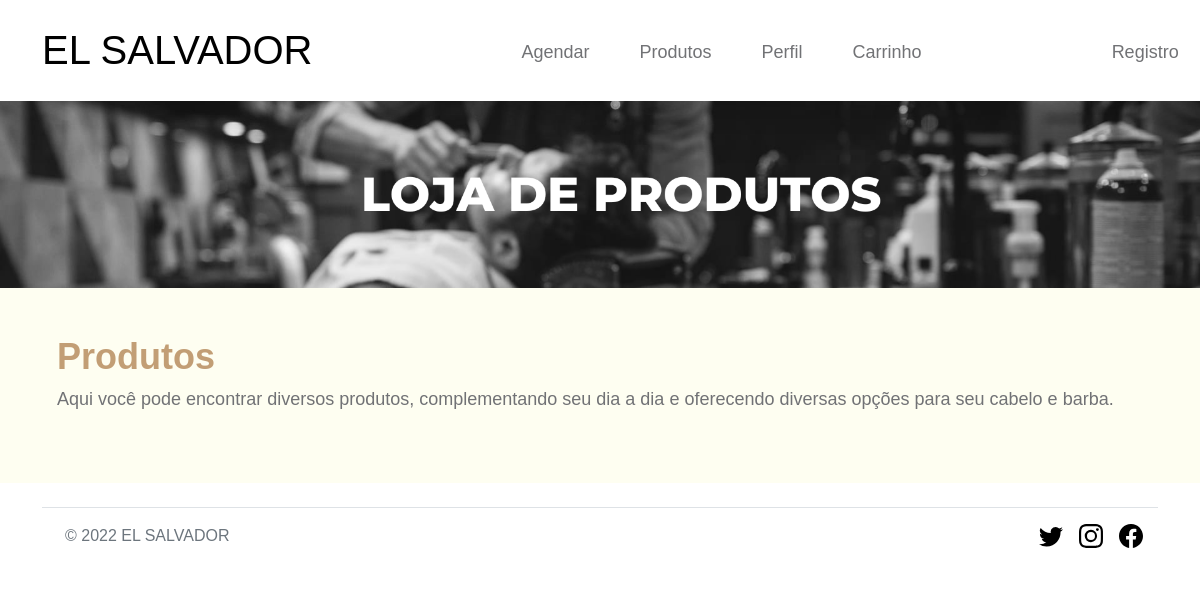
Before: /produtos/produtos.php with the older database file.
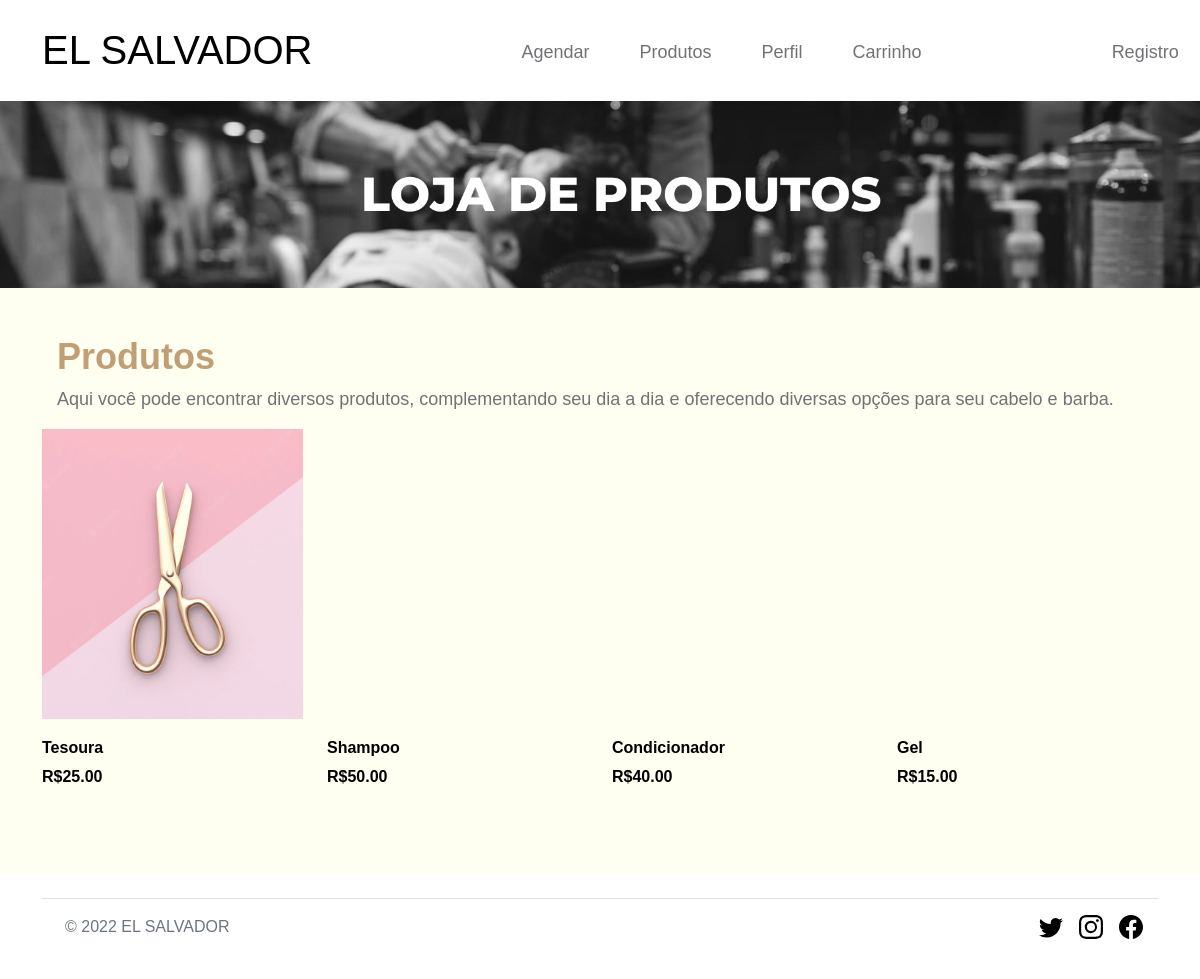
After: the same page with the newer database file.
### tables this page shows
CREATE TABLE `products` (
  `id` int(10) NOT NULL AUTO_INCREMENT,
  `name` varchar(250) NOT NULL,
  `code` varchar(100) NOT NULL,
  `price` double(9,2) NOT NULL,
  `image` varchar(250) NOT NULL,
  PRIMARY KEY (`id`),
  UNIQUE KEY `code` (`code`)
);

### produtos/produtos.php (the view, shortened to what this page needs)
<!doctype html>
<html>
    <head>
	<?php include_once('../includes/head.php');
	$con = mysqli_connect("localhost","root","","barbearia_dev");
	?>
    </head>
    <body>
    <?php include_once('../includes/navbar.php'); ?>
    <section class="section-products sb-bg-custom">
	<picture class="image" alt="Imagem sessao 1">
        <img class="banner"
            src="/elsalvador/assets/images/produtos.png"
            alt="Agende seu serviço"
        />
    </picture>
		<div class="container">
				<div class="informacoes">
						<div class="col-md-8 col-lg-6">
								<div>
								<h3 class="sb-txt-secondary sb-w-700 mt-5">
                                Produtos
                            </h3>
							<i class="fa-solid fa-bag-shopping"></i><p style="white-space: nowrap;">Aqui você pode encontrar diversos produtos, complementando seu dia a dia e oferecendo diversas opções para seu cabelo e barba.
										</p>
								</div>
						</div>
				</div>
				<div class="row">
<?php
$result = mysqli_query($con,"SELECT * FROM `products`");
while($row = mysqli_fetch_assoc($result)){
		echo '<div class="col-md-6 col-lg-4 col-xl-3">
		<div id="product-',$row["id"],'" class="single-product">
		<form method="post" action="">
		<input type="hidden" name="code" value="',$row["code"],'" />
				<div class="part-1">
						<ul>
								<li>
								<button style="background-color: white; border: 0px solid #E8E8E8;" type="submit">
								<i class="fas fa-shopping-cart"></i>
								</button>
								</form>
								</li>
						</ul>
				</div>
				<div class="part-2">
						<h3 class="product-title">',$row["name"],'</h3>
						<h4 class="product-price">R$',$row["price"],'</h4>
				</div>
		</div>
</div>';
        }
?>
				</div>
		</div>
</section>
<?php include_once('../includes/footer.php'); ?>
</body>
</html>

### includes/head.php (shortened to what this page needs)
<?php echo '
        <meta charset="utf-8">
        <meta name="viewport" content="width=device-width, initial-scale=1">
        <meta name="description" content="">
        <meta name="author" content="">
        <link rel="stylesheet" href="https://stackpath.bootstrapcdn.com/bootstrap/4.3.1/css/bootstrap.min.css">
        <link href="/elsalvador/css/bootstrap.min.css" rel="stylesheet">
        <link href="https://use.fontawesome.com/releases/v5.3.1/css/all.css" rel="stylesheet">
        <link href="/elsalvador/css/elsalvador.css" rel="stylesheet">
        <link rel="icon" type="image/png" sizes="32x32" href="/elsalvador/images/favicon/favicon-32x32.png">
        <script src="https://cdn.jsdelivr.net/npm/sweetalert2@9"></script>
        <script type="module" src="https://unpkg.com/ionicons@5.1.2/dist/ionicons/ionicons.esm.js"></script>
        <script nomodule="" src="https://unpkg.com/ionicons@5.1.2/dist/ionicons/ionicons.js"></script>
        <title>BARBEARIA EL SALVADOR</title>
        ';
    ?>

### includes/navbar.php (shortened to what this page needs)
<?php
$page = basename($_SERVER['PHP_SELF']);
if ($page == 'index.php'){
    echo
    '<nav class="navbar fixed-top navbar-expand-lg">';}
    else {
        echo '<nav class="navbar fixed-top navbar-expand-lg sticky-nav">';}
        echo '
        <div class="container">
    <a href="/elsalvador/index.php" class="navbar-brand">
        EL SALVADOR
    </a>
    <button class="navbar-toggler" type="button" data-bs-toggle="collapse" data-bs-target="#navbarNav" aria-controls="navbarNav" aria-expanded="false" aria-label="Toggle navigation">
        <span class="navbar-toggler-icon"></span>
    </button>
    <div class="collapse navbar-collapse" id="navbarNav">
        <ul class="navbar-nav ms-lg-5">
            <li class="nav-item">
                <a class="nav-link" href="/elsalvador/agendar/agendar.php">Agendar</a>
            </li>
            <li class="nav-item">
                <a class="nav-link" href="/elsalvador/produtos/produtos.php">Produtos</a>
            </li>
            <li class="nav-item">';
            if(isset($_SESSION['user_id'])){echo '
                <a class="nav-link" data-bs-toggle="modal"
                data-bs-target="#modal-perfil"
                href="#">Perfil</a>
            </li>
            <li class="nav-item nav-separador">
            <a class="nav-link" href="/elsalvador/carrinho.php">Carrinho</a>
        </li>
            ';} else {
                echo '
                <a class="nav-link"
                href="/elsalvador/login/login.php">Perfil</a>
            </li>
            <li class="nav-item nav-separador">
                <a class="nav-link" href="/elsalvador/login/login.php">Carrinho</a>
            </li>
                ';
            };
            if(isset($_SESSION['user_id'])){
                $conn1 = mysqli_connect("localhost", "root", "", "barbearia_dev");
                $queryUsuarioLogado = "CALL PROC_SEL_USUARIO({$_SESSION['user_id']})";
                $resultUsuarioLogado = mysqli_query($conn1, $queryUsuarioLogado);
                $dadosUsuarioLogado = mysqli_fetch_assoc($resultUsuarioLogado);
                echo '
                <li class="nav-item">
                <a class="nav-link" href="/elsalvador/login/logout.php">Deslogar</a>
                </li>
                <li class="nav-item">
                <a class="nav-link" data-bs-toggle="modal"
                data-bs-target="#modal-perfil"
                href="#"">',ucwords($dadosUsuarioLogado['nome']),'</a>
            </li>
        </ul>
    </div>
</div>
</nav>';
            } else { echo'
                <li class="nav-item nav-registro">
                <a class="nav-link" href="/elsalvador/registro/registro.php">Registro</a>
            </li>
            <li class="nav-item">
                <a class="nav-link" href="/elsalvador/login/login.php">Login</a>
                </li>
            </ul>
            </div>
        </div>
        </nav>';
            }
?>

### includes/footer.php (shortened to what this page needs)
<?php
echo '
  <div class="container">
  <footer class="d-flex flex-wrap justify-content-between align-items-center py-3 my-4 border-top">
    <div class="col-md-4 d-flex align-items-center">
      <span class="text-muted">&copy; 2022 EL SALVADOR</span>
    </div>
    <ul class="nav col-md-4 justify-content-end list-unstyled d-flex">
      <li class="ms-3"><a class="text-muted" href="https://twitter.com/edermilitao"><svg class="bi" width="24" height="24"><use xlink:href="#twitter"/></svg></a></li>
      <li class="ms-3"><a class="text-muted" href="https://www.instagram.com/edermilitao/"><svg class="bi" width="24" height="24"><use xlink:href="#instagram"/></svg></a></li>
      <li class="ms-3"><a class="text-muted" href="https://www.facebook.com/edermilitao.03/"><svg class="bi" width="24" height="24"><use xlink:href="#facebook"/></svg></a></li>
    </ul>
  </footer>
</div>
';
?>

### css/elsalvador.css (style rules this page uses)
:root { --white-color: #FFFFFF; --primary-color: #C29E75; --section-bg-color: #f5f5f5; --border-color: #dee2e6; --dark-color: #000000; --grey-color: #fcfeff; --title-color: #565758; --p-color: #717275; --footer-bg-color: #07262e; --primary: #202024; --secondary: #C29E75; --white: #fff; --black: #000; --green: #28a745; --red: #ca2c2c; --background: #fefefe --body-font-family: 'Karla', sans-serif; --h1-font-size: 68px; --h2-font-size: 42px; --h3-font-size: 36px; --h4-font-size: 32px; --h5-font-size: 24px; --h6-font-size: 22px; --p-font-size: 18px; --menu-font-size: 18px; --copyright-text-font-size: 16px; --custom-link-font-size: 14px; --padding-navbar: 30px; --font-weight-light: 300; --font-weight-normal: 400; --font-weight-bold: 600; }
body { background: var(--white-color); font-family: var(--body-font-family); }
h2, h3, h4, h5, h6 { color: var(--dark-color); }
h1, h2, h3, h4, h5, h6 { font-weight: var(--font-weight-bold); line-height: normal; }
h3 { font-size: var(--h3-font-size); }
h4 { font-size: var(--h4-font-size); }
p { color: var(--p-color); font-size: var(--p-font-size); font-weight: var(--font-weight-light); }
a, button { touch-action: manipulation; transition: all 0.3s; }
a { color: var(--p-color); text-decoration: none; }
.navbar { border-bottom: 1px solid rgba(255, 255, 255, 0.05); padding-top: 15px; padding-bottom: 15px; transition: background 0.3s ease-out; }
.sticky-nav { background: var(--white-color); box-shadow: 0 1rem 3rem rgba(0,0,0,.175); }
.sticky-nav .navbar-brand { color: var(--dark-color); }
.sticky-nav .navbar-nav .nav-link { color: var(--p-color); }
.navbar-brand { font-size: 40px; color: var(--white-color); text-align: center; padding-right: 120px; }
.navbar-expand-lg .navbar-nav .nav-link { padding-right: 25px; padding-left: 25px; white-space: nowrap; }
.navbar-nav .nav-link { color: var(--white-color); font-size: var(--menu-font-size); font-weight: var(--font-weight-normal); padding-top: 20px; padding-bottom: 15px; text-align: center; }
.nav-separador { padding-right: 140px; }
body { font-family: "Poppins", sans-serif; color: #444444; }
.section-products { padding: 80px 0 54px; padding-top: 100px; }
.section-products .single-product { margin-bottom: 26px; z-index: 999; }
.section-products .single-product .part-1 { position: relative; height: 290px; max-height: 290px; margin-bottom: 20px; overflow: hidden; }
.section-products .single-product .part-1::before { position: absolute; content: ""; top: 0; left: 0; width: 100%; height: 100%; z-index: 0; transition: all 0.3s; }
.section-products #product-1 .part-1::before { background: url("../images/produtos/tesoura.jpg") no-repeat center; background-size: cover; transition: all 0.3s; }
.section-products #product-2 .part-1::before { background: url("https://blog.beard.com.br/wp-content/uploads/2017/05/shampoo-barba-escura-6-800x800.jpg") no-repeat center; background-size: cover; }
.section-products #product-3 .part-1::before { background: url("https://img.freepik.com/psd-gratuitas/frasco-cosmetico-de-vidro-ambar-e-maquete-de-caixa_358694-1026.jpg?size=626&ext=jpg&ga=GA1.2.838416487.1656440090") no-repeat center; background-size: cover; }
.section-products #product-4 .part-1::before { background: url("https://img.freepik.com/psd-gratuitas/maquete-de-embalagem-de-garrafa-de-oleo-de-pele-cosmetica_439185-8325.jpg?size=626&ext=jpg&ga=GA1.2.838416487.1656440090") no-repeat center; background-size: cover; }
.section-products .single-product .part-2 .product-title { font-size: 1rem; }
.section-products .single-product .part-2 h4 { display: inline-block; font-size: 1rem; }
.sb-txt-secondary { color: var(--secondary) !important; }
.sb-w-700 { font-weight: 700; }
.sb-bg-custom { background-color: #fefef1; }

### produtos/produtos.php (style rules this page uses)
.banner { vertical-align: middle; width: 100%; height: auto; }

Changed rows visible on the page:
added products: name "Tesoura", price "25.00"
added products: name "Shampoo", price "50.00"
added products: name "Condicionador", price "40.00"
added products: name "Gel", price "15.00"
